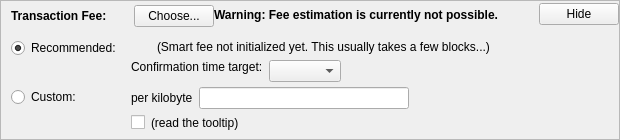
    <widget class="QFrame" name="frameFee">
     <property name="sizePolicy">
      <sizepolicy hsizetype="Expanding" vsizetype="Expanding">
       <horstretch>0</horstretch>
       <verstretch>0</verstretch>
      </sizepolicy>
     </property>
     <property name="maximumSize">
      <size>
       <width>16777215</width>
       <height>16777215</height>
      </size>
     </property>
     <property name="frameShape">
      <enum>QFrame::StyledPanel</enum>
     </property>
     <property name="frameShadow">
      <enum>QFrame::Sunken</enum>
     </property>
     <layout class="QVBoxLayout" name="verticalLayoutFee1">
      <property name="spacing">
       <number>0</number>
      </property>
      <property name="leftMargin">
       <number>0</number>
      </property>
      <property name="topMargin">
       <number>0</number>
      </property>
      <property name="rightMargin">
       <number>0</number>
      </property>
      <property name="bottomMargin">
       <number>0</number>
      </property>
      <item>
       <layout class="QVBoxLayout" name="verticalLayoutFee2" stretch="0,0,0">
        <property name="spacing">
         <number>0</number>
        </property>
        <property name="leftMargin">
         <number>10</number>
        </property>
        <property name="topMargin">
         <number>0</number>
        </property>
        <item>
         <layout class="QHBoxLayout" name="horizontalLayoutFee1">
          <property name="bottomMargin">
           <number>0</number>
          </property>
          <item>
           <layout class="QVBoxLayout" name="verticalLayoutFee7">
            <property name="spacing">
             <number>0</number>
            </property>
            <item>
             <spacer name="verticalSpacerSmartFee">
              <property name="orientation">
               <enum>Qt::Vertical</enum>
              </property>
              <property name="sizeType">
               <enum>QSizePolicy::Fixed</enum>
              </property>
              <property name="sizeHint" stdset="0">
               <size>
                <width>1</width>
                <height>4</height>
               </size>
              </property>
             </spacer>
            </item>
            <item>
             <layout class="QHBoxLayout" name="horizontalLayoutSmartFee">
              <property name="spacing">
               <number>10</number>
              </property>
              <item>
               <widget class="QLabel" name="labelFeeHeadline">
                <property name="sizePolicy">
                 <sizepolicy hsizetype="Preferred" vsizetype="Maximum">
                  <horstretch>0</horstretch>
                  <verstretch>0</verstretch>
                 </sizepolicy>
                </property>
                <property name="font">
                 <font>
                  <weight>75</weight>
                  <bold>true</bold>
                 </font>
                </property>
                <property name="styleSheet">
                 <string notr="true">font-weight:bold;</string>
                </property>
                <property name="text">
                 <string>Transaction Fee:</string>
                </property>
               </widget>
              </item>
              <item>
               <widget class="QLabel" name="labelFeeMinimized">
                <property name="text">
                 <string/>
                </property>
               </widget>
              </item>
              <item>
               <widget class="QPushButton" name="buttonChooseFee">
                <property name="text">
                 <string>Choose...</string>
                </property>
               </widget>
              </item>
             </layout>
            </item>
            <item>
             <spacer name="verticalSpacer_5">
              <property name="orientation">
               <enum>Qt::Vertical</enum>
              </property>
              <property name="sizeHint" stdset="0">
               <size>
                <width>1</width>
                <height>1</height>
               </size>
              </property>
             </spacer>
            </item>
           </layout>
          </item>
          <item>
           <widget class="QLabel" name="fallbackFeeWarningLabel">
            <property name="font">
             <font>
              <weight>75</weight>
              <bold>true</bold>
             </font>
            </property>
            <property name="toolTip">
             <string>Using the fallbackfee can result in sending a transaction that will take several hours or days (or never) to confirm. Consider choosing your fee manually or wait until you have validated the complete chain.</string>
            </property>
            <property name="text">
             <string>Warning: Fee estimation is currently not possible.</string>
            </property>
            <property name="wordWrap">
             <bool>false</bool>
            </property>
           </widget>
          </item>
          <item>
           <spacer name="horizontalSpacer_4">
            <property name="orientation">
             <enum>Qt::Horizontal</enum>
            </property>
            <property name="sizeType">
             <enum>QSizePolicy::MinimumExpanding</enum>
            </property>
            <property name="sizeHint" stdset="0">
             <size>
              <width>40</width>
              <height>20</height>
             </size>
            </property>
           </spacer>
          </item>
          <item>
           <widget class="QPushButton" name="buttonMinimizeFee">
            <property name="toolTip">
             <string>collapse fee-settings</string>
            </property>
            <property name="text">
             <string>Hide</string>
            </property>
           </widget>
          </item>
         </layout>
        </item>
        <item>
         <widget class="QFrame" name="frameFeeSelection">
          <layout class="QVBoxLayout" name="verticalLayoutFee12">
           <property name="spacing">
            <number>0</number>
           </property>
           <property name="leftMargin">
            <number>0</number>
           </property>
           <property name="topMargin">
            <number>0</number>
           </property>
           <property name="rightMargin">
            <number>0</number>
           </property>
           <property name="bottomMargin">
            <number>0</number>
           </property>
           <item>
            <layout class="QGridLayout" name="gridLayoutFee">
             <property name="topMargin">
              <number>10</number>
             </property>
             <property name="bottomMargin">
              <number>4</number>
             </property>
             <property name="horizontalSpacing">
              <number>10</number>
             </property>
             <property name="verticalSpacing">
              <number>4</number>
             </property>
             <item row="1" column="1">
              <layout class="QVBoxLayout" name="verticalLayoutFee8">
               <property name="spacing">
                <number>6</number>
               </property>
               <item>
                <layout class="QHBoxLayout" name="horizontalLayoutFee13">
                 <item>
                  <widget class="QLabel" name="labelCustomPerKilobyte">
                   <property name="toolTip">
                    <string>If the custom fee is set to 1000 satoshis and the transaction is only 250 bytes, then &quot;per kilobyte&quot; only pays 250 satoshis in fee, while &quot;total at least&quot; pays 1000 satoshis. For transactions bigger than a kilobyte both pay by kilobyte.</string>
                   </property>
                   <property name="text">
                    <string>per kilobyte</string>
                   </property>
                  </widget>
                 </item>
                 <item>
                  <widget class="BitcoinAmountField" name="customFee"/>
                 </item>
                 <item>
                  <spacer name="horizontalSpacer_6">
                   <property name="orientation">
                    <enum>Qt::Horizontal</enum>
                   </property>
                   <property name="sizeHint" stdset="0">
                    <size>
                     <width>1</width>
                     <height>1</height>
                    </size>
                   </property>
                  </spacer>
                 </item>
                </layout>
               </item>
               <item>
                <layout class="QHBoxLayout" name="horizontalLayoutFee8">
                 <item>
                  <widget class="QCheckBox" name="checkBoxMinimumFee">
                   <property name="toolTip">
                    <string>Paying only the minimum fee is just fine as long as there is less transaction volume than space in the blocks. But be aware that this can end up in a never confirming transaction once there is more demand for xviicoin transactions than the network can process.</string>
                   </property>
                   <property name="text">
                    <string/>
                   </property>
                  </widget>
                 </item>
                 <item>
                  <widget class="QLabel" name="labelMinFeeWarning">
                   <property name="enabled">
                    <bool>true</bool>
                   </property>
                   <property name="toolTip">
                    <string>Paying only the minimum fee is just fine as long as there is less transaction volume than space in the blocks. But be aware that this can end up in a never confirming transaction once there is more demand for xviicoin transactions than the network can process.</string>
                   </property>
                   <property name="text">
                    <string>(read the tooltip)</string>
                   </property>
                   <property name="margin">
                    <number>5</number>
                   </property>
                  </widget>
                 </item>
                 <item>
                  <spacer name="horizontalSpacer_2">
                   <property name="orientation">
                    <enum>Qt::Horizontal</enum>
                   </property>
                   <property name="sizeHint" stdset="0">
                    <size>
                     <width>1</width>
                     <height>1</height>
                    </size>
                   </property>
                  </spacer>
                 </item>
                </layout>
               </item>
              </layout>
             </item>
             <item row="0" column="0">
              <layout class="QVBoxLayout" name="verticalLayoutFee4" stretch="0,1">
               <item>
                <widget class="QRadioButton" name="radioSmartFee">
                 <property name="text">
                  <string>Recommended:</string>
                 </property>
                 <property name="checked">
                  <bool>true</bool>
                 </property>
                 <attribute name="buttonGroup">
                  <string notr="true">groupFee</string>
                 </attribute>
                </widget>
               </item>
               <item>
                <spacer name="verticalSpacer_2">
                 <property name="orientation">
                  <enum>Qt::Vertical</enum>
                 </property>
                 <property name="sizeHint" stdset="0">
                  <size>
                   <width>1</width>
                   <height>1</height>
                  </size>
                 </property>
                </spacer>
               </item>
              </layout>
             </item>
             <item row="1" column="0">
              <layout class="QVBoxLayout" name="verticalLayoutFee9" stretch="0,1">
               <item>
                <widget class="QRadioButton" name="radioCustomFee">
                 <property name="text">
                  <string>Custom:</string>
                 </property>
                 <attribute name="buttonGroup">
                  <string notr="true">groupFee</string>
                 </attribute>
                </widget>
               </item>
               <item>
                <spacer name="verticalSpacer_6">
                 <property name="orientation">
                  <enum>Qt::Vertical</enum>
                 </property>
                 <property name="sizeHint" stdset="0">
                  <size>
                   <width>1</width>
                   <height>1</height>
                  </size>
                 </property>
                </spacer>
               </item>
              </layout>
             </item>
             <item row="0" column="1">
              <layout class="QVBoxLayout" name="verticalLayoutFee3" stretch="0,0,1">
               <property name="spacing">
                <number>6</number>
               </property>
               <property name="topMargin">
                <number>2</number>
               </property>
               <item>
                <layout class="QHBoxLayout" name="horizontalLayoutFee12">
                 <item>
                  <widget class="QLabel" name="labelSmartFee">
                   <property name="text">
                    <string/>
                   </property>
                   <property name="margin">
                    <number>2</number>
                   </property>
                  </widget>
                 </item>
                 <item>
                  <widget class="QLabel" name="labelFeeEstimation">
                   <property name="text">
                    <string/>
                   </property>
                  </widget>
                 </item>
                 <item>
                  <widget class="QLabel" name="labelSmartFee2">
                   <property name="text">
                    <string>(Smart fee not initialized yet. This usually takes a few blocks...)</string>
                   </property>
                   <property name="margin">
                    <number>2</number>
                   </property>
                  </widget>
                 </item>
                 <item>
                  <spacer name="horizontalSpacer_5">
                   <property name="orientation">
                    <enum>Qt::Horizontal</enum>
                   </property>
                   <property name="sizeHint" stdset="0">
                    <size>
                     <width>1</width>
                     <height>1</height>
                    </size>
                   </property>
                  </spacer>
                 </item>
                </layout>
               </item>
               <item>
                <layout class="QHBoxLayout" name="horizontalLayoutFee9">
                 <item>
                  <layout class="QVBoxLayout" name="verticalLayoutFee6">
                   <item>
                    <widget class="QLabel" name="labelSmartFee3">
                     <property name="text">
                      <string>Confirmation time target:</string>
                     </property>
                     <property name="margin">
                      <number>2</number>
                     </property>
                    </widget>
                   </item>
                   <item>
                    <spacer name="verticalSpacer_3">
                     <property name="orientation">
                      <enum>Qt::Vertical</enum>
                     </property>
                     <property name="sizeHint" stdset="0">
                      <size>
                       <width>1</width>
                       <height>1</height>
                      </size>
                     </property>
                    </spacer>
                   </item>
                  </layout>
                 </item>
                 <item>
                  <layout class="QVBoxLayout" name="verticalLayoutFee5">
                   <property name="rightMargin">
                    <number>30</number>
                   </property>
                   <item>
                    <layout class="QHBoxLayout" name="horizontalLayoutConfTarget">
                     <property name="bottomMargin">
                      <number>0</number>
                     </property>
                     <item>
                      <widget class="QComboBox" name="confTargetSelector"/>
                     </item>
                     <item>
                      <spacer name="horizontalSpacerConfTarget">
                       <property name="orientation">
                        <enum>Qt::Horizontal</enum>
                       </property>
                       <property name="sizeHint" stdset="0">
                        <size>
                         <width>40</width>
                         <height>20</height>
                        </size>
                       </property>
                      </spacer>
                     </item>
                    </layout>
                   </item>
                  </layout>
                 </item>
                </layout>
               </item>
               <item>
                <spacer name="verticalSpacer_4">
                 <property name="orientation">
                  <enum>Qt::Vertical</enum>
                 </property>
                 <property name="sizeHint" stdset="0">
                  <size>
                   <width>1</width>
                   <height>1</height>
                  </size>
                 </property>
                </spacer>
               </item>
              </layout>
             </item>
            </layout>
           </item>
          </layout>
         </widget>
        </item>
        <item>
         <spacer name="verticalSpacerFee">
          <property name="orientation">
           <enum>Qt::Vertical</enum>
          </property>
          <property name="sizeHint" stdset="0">
           <size>
            <width>40</width>
            <height>5</height>
           </size>
          </property>
         </spacer>
        </item>
       </layout>
      </item>
     </layout>
    </widget>
